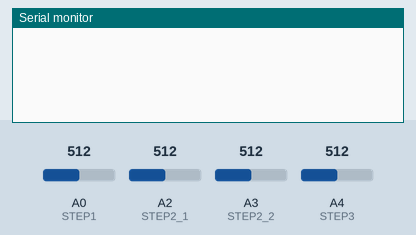
Recording of a sketch running on a simulated Arduino Uno, built with avr-gcc and run on an emulated ATmega328P. On the bench: the last lines printed to the serial monitor. The test bench sets the inputs (shaded band); at power-on: A0 (STEP1) = 512, A2 (STEP2_1) = 512, A3 (STEP2_2) = 512, A4 (STEP3) = 512.

Above: at 1.2 s.
1.3 s: A0 (STEP1) set to 716
At 2.5 s:
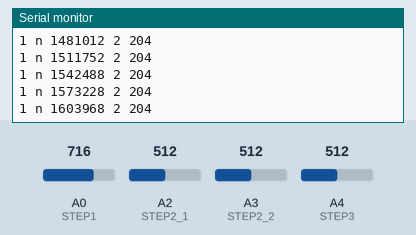
2.8 s: A0 (STEP1) set to 306
At 4.0 s:
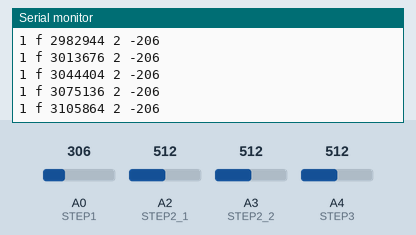
4.3 s: A2 (STEP2_1) set to 716
At 5.4 s:
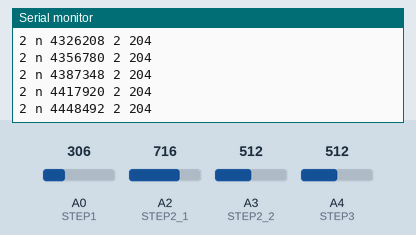
5.8 s: A3 (STEP2_2) set to 716
At 6.6 s:
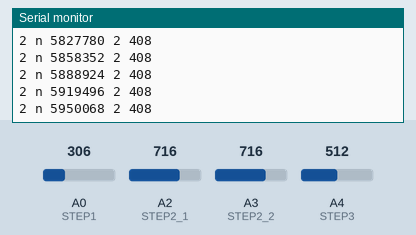
7.3 s: A4 (STEP3) set to 716
At 8.5 s:
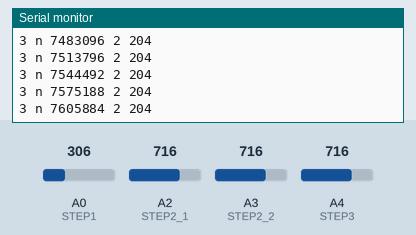
8.8 s: A2 (STEP2_1) set to 992
At 9.9 s:
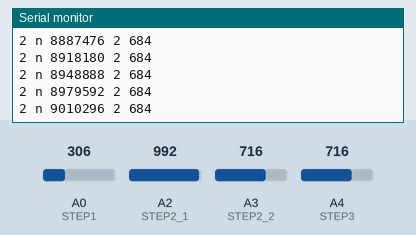
Timing chart, 0 to 11.3 s (numbered marks = the images above; inputs shaded):
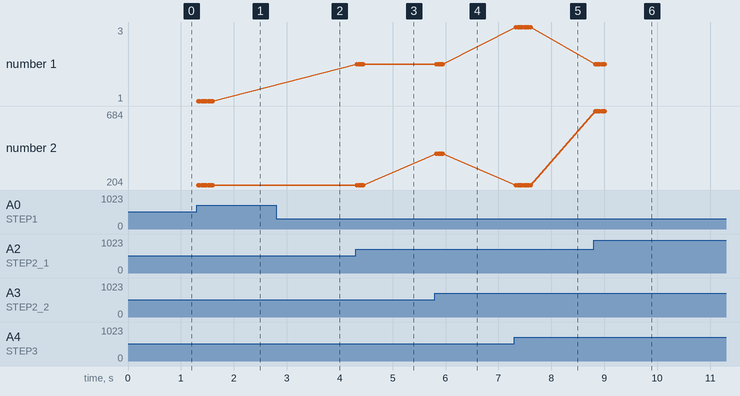

Measured:
- after the input at 1.3 s, the serial monitor: prints a new line at once (image 1)
- after the input at 2.8 s, the serial monitor: prints a new line at once (image 2)
- after the input at 4.3 s, the serial monitor: prints a new line at once (image 3)
- after the input at 5.8 s, the serial monitor: prints a new line at once (image 4)
- after the input at 7.3 s, the serial monitor: prints a new line at once (image 5)
- after the input at 8.8 s, the serial monitor: prints a new line at once (image 6)
- plotted number 1: 2 → 3 after the input at 7.3 s
- plotted number 2: 204 → 408 after the input at 5.8 s, 204 → 684 after the input at 8.8 s

The sketch:

parseStepReadings_MultiplePeople.ino
```cpp
#include<string.h>

#define STEP1 A0
#define STEP2_1 A2
#define STEP2_2 A3
#define STEP3 A4

#define SAMPLING_DELAY 5 // milliseconds
#define VALUE_PER_PERSON 20
#define ARRAY_SIZE 100
#define COUNT_THRESHOLD 5 // values before consideration

int p1, p2_1, p2_2, p3;
int initial1, initial2_1, initial2_2, initial3;
int on_step1 = 1, on_step2 = 1, on_step3 = 1;
int step1_array[ARRAY_SIZE] = {0};
int step2_1_array[ARRAY_SIZE] = {0};
int step2_2_array[ARRAY_SIZE] = {0};
int step3_array[ARRAY_SIZE] = {0};
int retrospection_array[COUNT_THRESHOLD] = {0};
int going_in = 2;
int count = 0;

void setup() {
  Serial.begin(115200);
  initial1 = calibrate_sensor1();
  initial2_1 = calibrate_sensor2_1();
  initial2_2 = calibrate_sensor2_2();
  initial3 = calibrate_sensor3();

}

void loop() {
  p1 = analogRead(STEP1);
  delay(0.1);
  check_step(1);
  p2_1 = analogRead(STEP2_1);
  delay(0.1);
  p2_2 = analogRead(STEP2_2);
  delay(0.1);
  check_step(2);
  p3 = analogRead(STEP3);
  delay(0.1);
  check_step(3);
//  display_step_values();
  delay(SAMPLING_DELAY - 0.4);
//  differential_values();
//  check_samples_for_2();
//  display_step2_both();
//  check_step2_retrospect();
}

void display_step_values(){
  String str = "1: " + String(p1 - initial1) + " 2.1: " + String(p2_1 - initial2_1) + " 2.2: " + String(p2_2 - initial2_2) + " 3: " + String(p3 - initial3);
  Serial.println(str);
}

void differential_values(){
  int diff_values = p2_1 - p2_2;
  read_into_array(1, diff_values);
  print_array(1);
}

void check_samples_for_2(){
  int weight = (p2_1 - initial2_1);
  read_into_array(1, weight);
  print_array(1);
}

void display_step2_both(){
  int weight1 = (p2_1 - initial2_1);
  int weight2 = (p2_2 - initial2_2);
//  String step1= "A0: " + String(weight1) + " A2: " + String(weight2);
  String step2= "A0: " + String(p2_1) + " A2: " + String(p2_2);
  Serial.println(step2);
}

void check_step2_retrospect(){
  String str = "";
  int weight2_1 = p2_1 - initial2_1;
  int weight2_2 = p2_2 - initial2_2;
  int weight_sum = weight2_1 + weight2_2;
  read_into_array(2.1, weight2_1);
  read_into_array(2.2, weight2_2);
  if(on_step2 >= 1 && weight_sum > (VALUE_PER_PERSON * on_step2 * 2)){
    count++;
    if(count > COUNT_THRESHOLD){
      on_step2 += 1;
      count = 0;
      str = "2 n " + String(micros()) + " " + String(going_in) + " " +  String(weight_sum);
      Serial.println(str);
//      print_array(1);
//      print_array(2);
    }
  }
  if(on_step2 > 1 && (weight_sum < (VALUE_PER_PERSON * on_step2))){
    count++;
    if(count > COUNT_THRESHOLD){
      on_step2 -= 1;
      count = 0;
      retrospect();
      str = "2 f " + String(micros()) + " " + String(going_in) + " " + String(weight_sum);
      Serial.println(str);
//      print_array(2.1);
//      print_array(2.2);
    }
  }
}

void retrospect(){
  int total = 0;
  int avg = 0;
  for(int i = 0; i < COUNT_THRESHOLD ; i++){
    retrospection_array[i] = step2_1_array[COUNT_THRESHOLD + i] - step2_2_array[COUNT_THRESHOLD + i];
    total+= retrospection_array[i];
  }
  avg = total / COUNT_THRESHOLD;
//  Serial.print(avg);
  if(avg > 0){
//    Serial.println("going IN: ");
    going_in = 0;
//    print_retrospection_array();
  }
  else if(avg < 0){
//    Serial.println("going OUT:");
    going_in = 1;
//    print_retrospection_array();
  }
  else{
    going_in = 2;
  }
}

void print_retrospection_array(){
  for(int i = (COUNT_THRESHOLD - 1) ; i >= 0 ; i--){
    Serial.print(retrospection_array[i]);
    Serial.print(", ");
  }
  Serial.println();
}

void check_step(float step_number){
  String str = "";
  if(step_number == 1){
    int weight = (p1 - initial1);
    read_into_array(step_number, weight);
    if(on_step1 >= 1 && weight > (VALUE_PER_PERSON * on_step1)){
      count ++;
      if(count > COUNT_THRESHOLD){
        on_step1 += 1;
        count = 0;
        str = "1 n " + String(micros()) + " " + String(going_in) + " " + String(weight);
        Serial.println(str);
//        print_array(step_number);
      }
    }
    if(on_step1 > 1 && weight < (VALUE_PER_PERSON * on_step1 * 0.5)){
      count ++;
      if(count > COUNT_THRESHOLD){
        on_step1 -= 1;
        count = 0;
        str = "1 f " + String(micros()) + " " + String(going_in) + " " + String(weight);
        Serial.println(str);
//        print_array(step_number);
      }
    }
  }
  if(step_number == 2){
    check_step2_retrospect();
  }
  if(step_number == 3){
    int weight = (p3 - initial3);
    read_into_array(step_number, weight);
    if(on_step3 >= 1 && weight > (VALUE_PER_PERSON * on_step3)){
      count ++;
      if(count > COUNT_THRESHOLD){
        on_step3 += 1;
        count = 0;
        str = "3 n " + String(micros()) + " " + String(going_in) + " " + String(weight);
        Serial.println(str);
//        print_array(step_number);
      }
    }
    if(on_step3 > 1 && weight < (VALUE_PER_PERSON * on_step3 * 0.5)){
      count ++;
      if(count > COUNT_THRESHOLD){
        on_step3 -= 1;
        count = 0;
        str = "3 f " + String(micros()) + " " + String(going_in) + " " + String(weight);
        Serial.println(str);
//        print_array(step_number);
      }
    }
  }
}

void read_into_array(float number, int weight){
  if(number == 1){
    for(int i = (ARRAY_SIZE - 1); i > 0 ; i--){
      step1_array[i] = step1_array[i-1];
    }
    step1_array[0] = weight;
  }
  if(number == 2.1){
    for(int i = (ARRAY_SIZE - 1); i > 0 ; i--){
      step2_1_array[i] = step2_1_array[i-1];
    }
    step2_1_array[0] = weight;
  }
  if(number == 2.2){
    for(int i = (ARRAY_SIZE - 1); i > 0 ; i--){
      step2_2_array[i] = step2_2_array[i-1];
    }
    step2_2_array[0] = weight;
  }
  if(number == 3){
    for(int i = (ARRAY_SIZE - 1); i > 0 ; i--){
      step3_array[i] = step3_array[i-1];
    }
    step3_array[0] = weight;
  }
}

void print_array(float number){
  if(number == 1){
    Serial.print("step1: ");
    for(int i = (ARRAY_SIZE - 1) ; i >= 0 ; i--){
      Serial.print(step1_array[i]);
      Serial.print(", ");
    }
    Serial.println();
  }
  if(number == 2.1){
    Serial.print("step2_1: ");
    for(int i = (ARRAY_SIZE - 1) ; i >= 0 ; i--){
      Serial.print(step2_1_array[i]);
      Serial.print(", ");
    }
    Serial.println();
  }
  if(number == 2.2){
    Serial.print("step2_2: ");
    for(int i = (ARRAY_SIZE - 1) ; i >= 0 ; i--){
      Serial.print(step2_2_array[i]);
      Serial.print(", ");
    }
    Serial.println();
  }
  if(number == 3){
    Serial.print("step3: ");
    for(int i = (ARRAY_SIZE - 1) ; i >= 0 ; i--){
      Serial.print(step3_array[i]);
      Serial.print(", ");
    }
    Serial.println();
  }
}

int calibrate_sensor1(){
  long total = 0;
  for(int i = 0; i < 100 ; i++){
    total += analogRead(STEP1);
  }
  int avg = total/100;
  return avg;
}

int calibrate_sensor2_1(){
  long total = 0;
  for(int i = 0; i < 100 ; i++){
    total += analogRead(STEP2_1);
  }
  int avg = total/100;
  return avg;
}

int calibrate_sensor2_2(){
  long total = 0;
  for(int i = 0; i < 100 ; i++){
    total += analogRead(STEP2_2);
  }
  int avg = total/100;
  return avg;
}

int calibrate_sensor3(){
  long total = 0;
  for(int i = 0; i < 100 ; i++){
    total += analogRead(STEP3);
  }
  int avg = total/100;
  return avg;
}
```
